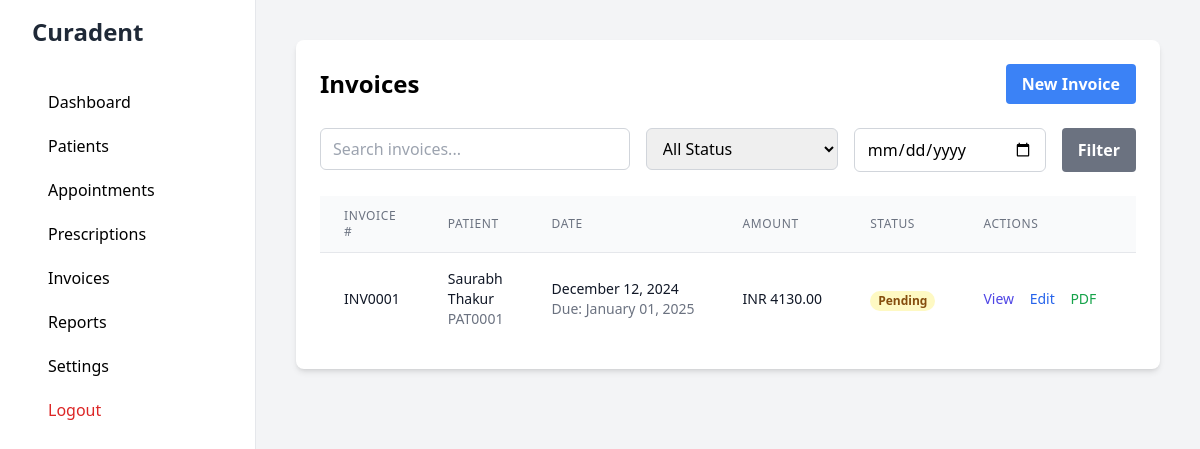
/invoices (signed in), run on the app's committed database.
### app/models/settings.py (models this page shows, shortened)
class ClinicSettings(db.Model):
    __tablename__ = 'clinic_settings'
    id = db.Column(db.Integer, primary_key=True)
    clinic_name = db.Column(db.String(200), nullable=False)
    doctor_name = db.Column(db.String(100), nullable=False)
    email = db.Column(db.String(120))
    phone = db.Column(db.String(20))
    country_code = db.Column(db.String(5), default='+91')  # Default to India
    address = db.Column(db.Text)
    currency = db.Column(db.String(3), default='INR')
    opening_time = db.Column(db.Time)
    closing_time = db.Column(db.Time)
    working_days = db.Column(db.String(100))  # Store as comma-separated values
    registration_number = db.Column(db.String(50))  # Medical registration number
    tax_id = db.Column(db.String(50))  # GST/Tax ID
    logo_path = db.Column(db.String(200))
    gmail_app_password = db.Column(db.String(100))
    @staticmethod
    def get_settings():
        settings = ClinicSettings.query.first()
        return settings

### app/models/invoice.py (models this page shows, shortened)
class Invoice(db.Model):
    __tablename__ = 'invoices'
    id = db.Column(db.Integer, primary_key=True)
    invoice_number = db.Column(db.String(50), unique=True, nullable=False)
    patient_id = db.Column(db.Integer, db.ForeignKey('patients.id'), nullable=False)
    appointment_id = db.Column(db.Integer, db.ForeignKey('appointments.id'))
    prescription_id = db.Column(db.Integer, db.ForeignKey('prescriptions.id'))
    date = db.Column(db.Date, nullable=False)
    due_date = db.Column(db.Date)
    subtotal = db.Column(db.Float, default=0.0)
    tax_rate = db.Column(db.Float, default=0)
    tax_amount = db.Column(db.Float, default=0.0)
    discount = db.Column(db.Float, default=0)
    total = db.Column(db.Float, default=0.0)
    status = db.Column(db.String(20), default='pending')
    payment_date = db.Column(db.DateTime)
    payment_method = db.Column(db.String(50))
    notes = db.Column(db.Text)
    created_at = db.Column(db.DateTime, default=datetime.utcnow)
    updated_at = db.Column(db.DateTime, default=datetime.utcnow, onupdate=datetime.utcnow)
    patient = db.relationship('Patient')
    appointment = db.relationship('Appointment', backref='invoices')
    prescription = db.relationship('Prescription', backref='invoices')
    items = db.relationship('InvoiceItem', backref='invoice', cascade='all, delete-orphan')

### app/models/patient.py (models this page shows, shortened)
class Patient(db.Model):
    __tablename__ = 'patients'
    id = db.Column(db.Integer, primary_key=True)
    registration_number = db.Column(db.String(20), unique=True)
    first_name = db.Column(db.String(50), nullable=False)
    last_name = db.Column(db.String(50))
    date_of_birth = db.Column(db.Date)
    gender = db.Column(db.String(10))
    blood_group = db.Column(db.String(5))
    phone = db.Column(db.String(20))
    email = db.Column(db.String(120))
    address = db.Column(db.Text)
    medical_history = db.Column(db.Text)
    allergies = db.Column(db.Text)
    created_at = db.Column(db.DateTime, default=datetime.utcnow)
    updated_at = db.Column(db.DateTime, default=datetime.utcnow, onupdate=datetime.utcnow)
    invoices = db.relationship('Invoice', lazy=True)
    @property
    def full_name(self):
        if self.last_name:
            return f"{self.first_name} {self.last_name}"
        return self.first_name

### app/routes/main.py (the view, shortened to what this page needs)
@main_bp.route('/invoices')
@login_required
def invoices():
    page = request.args.get('page', 1, type=int)
    search = request.args.get('search', '')
    status = request.args.get('status', '')
    date_filter = request.args.get('date')
    query = Invoice.query
    if status:
        query = query.filter(Invoice.status == status)
    if date_filter:
        filter_date = datetime.strptime(date_filter, '%Y-%m-%d').date()
        query = query.filter(Invoice.date == filter_date)
    invoices = query.order_by(Invoice.created_at.desc()).paginate(
        page=page, per_page=10, error_out=False
    )
    settings = ClinicSettings.get_settings()
    return render_template('dashboard/invoices/index.html',
                         invoices=invoices,
                         search=search,
                         status=status,
                         date_filter=date_filter,
                         settings=settings)

### app/__init__.py (called while the page is built)
def create_app():
    app = Flask(__name__)
    app.config.from_object(Config)
    db.init_app(app)
    migrate.init_app(app, db)
    login_manager.init_app(app)
    from app.routes.auth import auth_bp
    from app.routes.main import main_bp
    from app.routes.appointment import appointment_bp
    from app.routes.prescription import prescription_bp
    from app.routes.invoice import invoice_bp
    app.register_blueprint(auth_bp)
    app.register_blueprint(main_bp)
    app.register_blueprint(appointment_bp)
    app.register_blueprint(prescription_bp)
    app.register_blueprint(invoice_bp)
    @app.context_processor
    def inject_settings():
        from app.models.settings import ClinicSettings
        settings = ClinicSettings.get_settings()
        return dict(clinic_settings=settings)
    return app

### app/models/user.py (called while the page is built)
@login_manager.user_loader
def load_user(id):
    return User.query.get(int(id))

### app/templates/dashboard/invoices/index.html (shortened to what this page needs)
{% extends "base.html" %}
{% block content %}
<div class="bg-white rounded-lg shadow-md p-6">
    <div class="flex justify-between items-center mb-6">
        <h1 class="text-2xl font-bold">Invoices</h1>
        <a href="{{ url_for('invoice.new_invoice') }}"
           class="bg-blue-500 hover:bg-blue-700 text-white font-bold py-2 px-4 rounded">
            New Invoice
        </a>
    </div>
    <div class="mb-6">
        <form method="GET" class="flex flex-wrap gap-4">
            <div class="flex-1 min-w-[200px]">
                <input type="text" name="search" value="{{ search }}" placeholder="Search invoices..."
                       class="w-full px-3 py-2 border border-gray-300 rounded-md focus:outline-none focus:ring-1 focus:ring-blue-500">
            </div>
            <div class="w-48">
                <select name="status"
                        class="w-full px-3 py-2 border border-gray-300 rounded-md focus:outline-none focus:ring-1 focus:ring-blue-500">
                    <option value="">All Status</option>
                </select>
            </div>
            <div class="w-48">
                <input type="date" name="date" value="{{ date_filter }}"
                       class="w-full px-3 py-2 border border-gray-300 rounded-md focus:outline-none focus:ring-1 focus:ring-blue-500">
            </div>
            <button type="submit"
                    class="bg-gray-500 hover:bg-gray-700 text-white font-bold py-2 px-4 rounded">
                Filter
            </button>
        </form>
    </div>
    {% if invoices.items %}
    <div class="overflow-x-auto">
        <table class="min-w-full divide-y divide-gray-200">
            <thead class="bg-gray-50">
                <tr>
                    <th class="px-6 py-3 text-left text-xs font-medium text-gray-500 uppercase tracking-wider">
                        Invoice #
                    </th>
                    <th class="px-6 py-3 text-left text-xs font-medium text-gray-500 uppercase tracking-wider">
                        Patient
                    </th>
                    <th class="px-6 py-3 text-left text-xs font-medium text-gray-500 uppercase tracking-wider">
                        Date
                    </th>
                    <th class="px-6 py-3 text-left text-xs font-medium text-gray-500 uppercase tracking-wider">
                        Amount
                    </th>
                    <th class="px-6 py-3 text-left text-xs font-medium text-gray-500 uppercase tracking-wider">
                        Status
                    </th>
                    <th class="px-6 py-3 text-left text-xs font-medium text-gray-500 uppercase tracking-wider">
                        Actions
                    </th>
                </tr>
            </thead>
            <tbody class="bg-white divide-y divide-gray-200">
                {% for invoice in invoices.items %}
                <tr>
                    <td class="px-6 py-4 whitespace-nowrap">
                        <div class="text-sm font-medium text-gray-900">{{ invoice.invoice_number }}</div>
                    </td>
                    <td class="px-6 py-4">
                        <div class="text-sm text-gray-900">{{ invoice.patient.full_name }}</div>
                        <div class="text-sm text-gray-500">{{ invoice.patient.registration_number }}</div>
                    </td>
                    <td class="px-6 py-4 whitespace-nowrap">
                        <div class="text-sm text-gray-900">{{ invoice.date.strftime('%B %d, %Y') }}</div>
                        {% if invoice.due_date %}
                        <div class="text-sm text-gray-500">Due: {{ invoice.due_date.strftime('%B %d, %Y') }}</div>
                        {% endif %}
                    </td>
                    <td class="px-6 py-4 whitespace-nowrap">
                        <div class="text-sm font-medium text-gray-900">
                            {{ settings.currency }} {{ "%.2f"|format(invoice.total) }}
                        </div>
                    </td>
                    <td class="px-6 py-4 whitespace-nowrap">
                        <span class="px-2 inline-flex text-xs leading-5 font-semibold rounded-full
                            {% if invoice.status == 'paid' %}
                                bg-green-100 text-green-800
                            {% elif invoice.status == 'cancelled' %}
                                bg-red-100 text-red-800
                            {% else %}
                                bg-yellow-100 text-yellow-800
                            {% endif %}">
                            {{ invoice.status|title }}
                        </span>
                    </td>
                    <td class="px-6 py-4 whitespace-nowrap text-sm font-medium">
                        <a href="{{ url_for('invoice.view_invoice', id=invoice.id) }}"
                           class="text-indigo-600 hover:text-indigo-900 mr-3">View</a>
                        <a href="{{ url_for('invoice.edit_invoice', id=invoice.id) }}"
                           class="text-blue-600 hover:text-blue-900 mr-3">Edit</a>
                        <a href="{{ url_for('invoice.invoice_pdf', id=invoice.id) }}"
                           target="_blank"
                           class="text-green-600 hover:text-green-900 mr-3">
                             PDF
                        </a>
                    </td>
                </tr>
                {% endfor %}
            </tbody>
        </table>
    </div>
    {% else %}
    <div class="text-center py-8 text-gray-500">
        No invoices found.
    </div>
    {% endif %}
</div>
{% endblock %}

### app/templates/base.html (shortened to what this page needs)
<!DOCTYPE html>
<html lang="en">
<head>
    <script src="https://cdn.tailwindcss.com"></script>
</head>
<body class="bg-gray-100">
    <div class="min-h-screen flex">
        <div class="bg-white w-64 px-8 py-4 border-r">
            <h1 class="text-2xl font-bold text-gray-800 mb-8">
                {% if clinic_settings and clinic_settings.clinic_name %}
                    {{ clinic_settings.clinic_name }}
                {% else %}
                    Clinic MS
                {% endif %}
            </h1>
            <nav>
                <a href="{{ url_for('main.dashboard') }}" class="block py-2.5 px-4 rounded transition duration-200 hover:bg-gray-100">
                    Dashboard
                </a>
                <a href="{{ url_for('main.patients') }}" class="block py-2.5 px-4 rounded transition duration-200 hover:bg-gray-100">
                    Patients
                </a>
                <a href="{{ url_for('main.appointments') }}" class="block py-2.5 px-4 rounded transition duration-200 hover:bg-gray-100">
                    Appointments
                </a>
                <a href="{{ url_for('main.prescriptions') }}" class="block py-2.5 px-4 rounded transition duration-200 hover:bg-gray-100">
                    Prescriptions
                </a>
                <a href="{{ url_for('main.invoices') }}" class="block py-2.5 px-4 rounded transition duration-200 hover:bg-gray-100">
                    Invoices
                </a>
                <a href="{{ url_for('main.reports') }}" class="block py-2.5 px-4 rounded transition duration-200 hover:bg-gray-100">
                    Reports
                </a>
                <a href="{{ url_for('main.settings') }}" class="block py-2.5 px-4 rounded transition duration-200 hover:bg-gray-100">
                    Settings
                </a>
                <a href="{{ url_for('auth.logout') }}" class="block py-2.5 px-4 rounded transition duration-200 hover:bg-gray-100 text-red-600">
                    Logout
                </a>
            </nav>
        </div>
        <div class="flex-1 p-10">
            {% block content %}{% endblock %}
        </div>
    </div>
</body>
</html>

### data on the page
ClinicSettings: clinic_name "Curadent", currency "INR"
Invoice: invoice_number "INV0001", patient.full_name "Saurabh Thakur", patient.registration_number "PAT0001", date "December 12, 2024", due_date "January 01, 2025", total "4130.00", status "Pending"
